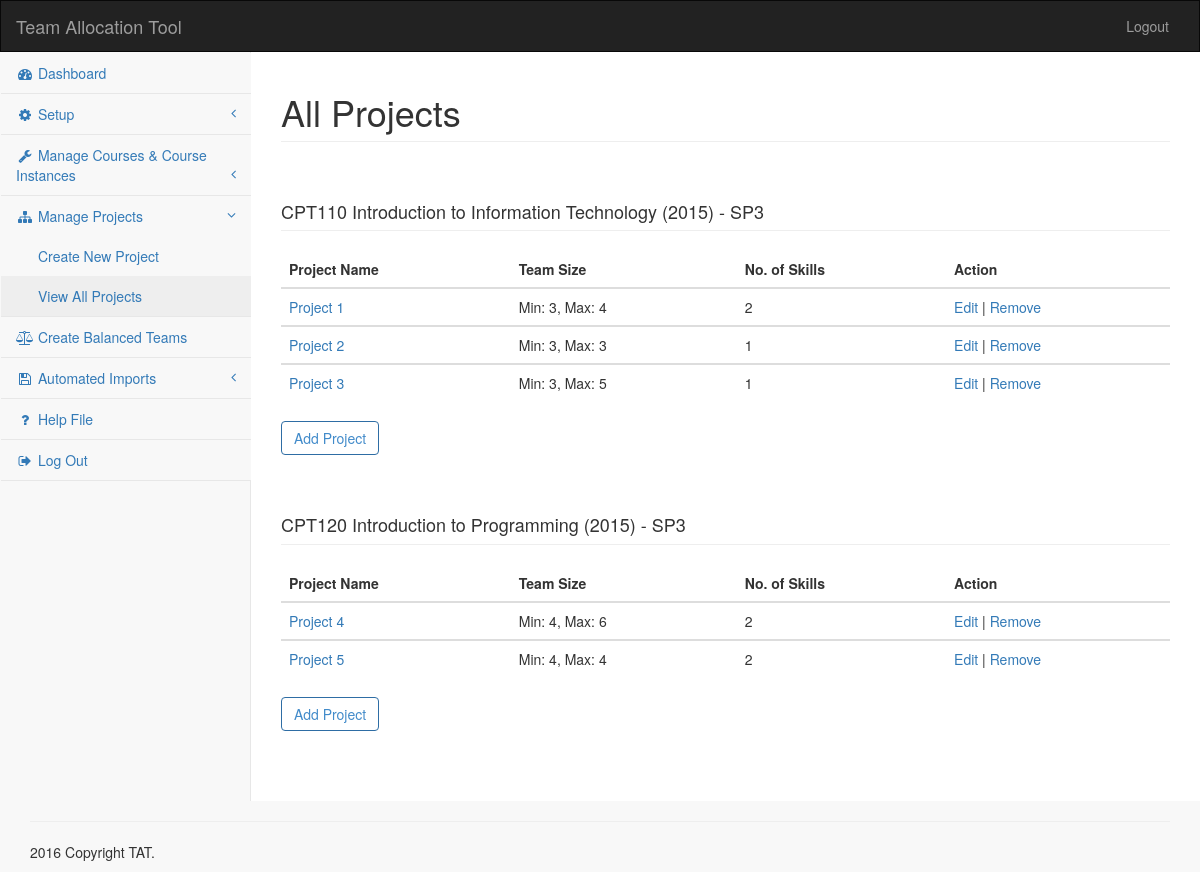
The page /view-all-projects.php (signed in) on the database its author committed.
### tables this page shows
CREATE TABLE IF NOT EXISTS `tat_course_project` (
  `Course_Instance_Id` int(11) NOT NULL,
  `Project_Id` int(11) NOT NULL
);

CREATE TABLE IF NOT EXISTS `tat_course` (
  `Id` int(11) NOT NULL,
  `Code` tinytext NOT NULL,
  `Title` tinytext NOT NULL,
  `Short_Description` text NOT NULL,
  `Long_Description` longtext NOT NULL
);

CREATE TABLE IF NOT EXISTS `tat_course_instance` (
  `Id` int(11) NOT NULL,
  `Course_Id` int(11) NOT NULL,
  `Year` year(4) NOT NULL,
  `Study_Period` text NOT NULL,
  `Status` tinytext NOT NULL,
  `Facilitator` int(11) NOT NULL,
  `Projects_Created` tinytext NOT NULL,
  `Location` tinytext NOT NULL
);

CREATE TABLE IF NOT EXISTS `tat_project` (
  `Id` int(11) NOT NULL,
  `Title` tinytext NOT NULL,
  `Type` tinytext NOT NULL,
  `Short_Description` tinytext NOT NULL,
  `Long_Description` longtext NOT NULL,
  `Manager_Id` int(11) NOT NULL,
  `Status` tinytext NOT NULL,
  `Size_Min` int(11) NOT NULL,
  `Size_Max` int(11) NOT NULL
);

### view-all-projects.php (called while the page is built, shortened)
<?php
require_once( 'controller/user-db-config.php' );
require_once( 'model/header.php' );
require_once( 'model/menu-back-end.php' );
require_once( 'model/admin-view-all-projects-container.php' );
require_once( 'model/footer.php' );

### controller/user-db-config.php (called while the page is built, shortened)
<?php
$DB_host = 'localhost';
$DB_user = 'tat';
$DB_pass = 't7=8%evH5D1E';
$DB_name = 'tat';
try {
	$DB_con = new PDO( "mysql:host={$DB_host};dbname={$DB_name}", $DB_user, $DB_pass);
	$DB_con->setAttribute( PDO::ATTR_ERRMODE, PDO::ERRMODE_EXCEPTION );
}
catch( PDOException $e ) {
  echo $e->getMessage();
}
include_once( 'class-user-db-config.php' );
$user = new USER_DB_CONFIG( $DB_con );

### controller/class-user-db-config.php (called while the page is built, shortened)
<?php
class USER_DB_CONFIG
{
  private $db;
  function __construct( $DB_con ) {
    $this->db = $DB_con;
  }
    public function tat_display_all_courses(){
        $stmt = $this->db->prepare("SELECT   *
                                    FROM tat_course_project
                                    LEFT JOIN tat_course_instance ON tat_course_project.Course_Instance_Id = tat_course_instance.Id
                                    LEFT JOIN tat_course ON tat_course_instance.Course_Id = tat_course.Id
                                    group by tat_course_project.Course_Instance_Id");
        $stmt->execute();
        $results  = $stmt->fetchAll();
        return $results;
    }
    public function tat_display_all_projects(){
        $stmt = $this->db->prepare("SELECT *
                                    #FROM tat_project, tat_course_project, tat_course_instance
                                    #WHERE Project_Id = tat_project.Id AND Course_Instance_Id = tat_course_instance.Id
                                    FROM tat_course_project
                                    LEFT JOIN tat_project ON tat_course_project.Project_Id = tat_project.Id
                                    LEFT JOIN tat_course_instance ON tat_course_instance.Id = tat_course_project.Course_Instance_Id");
        $stmt->execute();
        $results = $stmt->fetchAll();
        return $results;
    }
    public function tat_count_skills($var){
        $stmt = $this->db->prepare("SELECT COUNT(DISTINCT Skill_Id)
                                    FROM tat_project_requirements, tat_course_project
                                    WHERE tat_project_requirements.Project_Id =  $var
                                    AND tat_course_project.Project_Id = tat_project_requirements.Project_Id");
        $stmt->execute();
        $result = $stmt->fetch();
        foreach($result as $r){
            return $r;
        }
        return;
    }
}

### model/admin-view-all-projects-container.php (the view, shortened to what this page needs)
<div id="page-wrapper">
	<div class="row">
		<div class="col-sm-12">
			<h1 class="page-header">All Projects</h1>
		</div>
	</div>
	<div class="row">
		<div class="col-lg-12">
            <?php foreach($user->tat_display_all_courses() as $courses) { ?>
			<h4 class="page-header"><?php echo $courses['Code'] . " " . $courses['Title'] . " (" . $courses['Year'] . ") " . " - " . $courses['Study_Period']; ?></h4>
                <div class="table-responsive">
				<table class="table">
					<thead>
						<tr>
							<th>Project Name</th>
							<th>Team Size</th>
							<th>No. of Skills</th>
							<th>Action</th>
						</tr>
					</thead>
                    <?php foreach($user->tat_display_all_projects() as $projects) {
                        if($projects['Course_Instance_Id'] == $courses['Course_Instance_Id']) {
                        ?>
					<tbody>
						<tr>
							<td><a href="edit-project.php?pid=<?php echo $projects['Project_Id']; ?>"><?php echo $projects['Title']; ?></a></td>
							<td><?php echo "Min: ".$projects['Size_Min'] . ", Max: " . $projects['Size_Max']; ?></td>
							<td><?php echo $user->tat_count_skills($projects['Project_Id']); ?></td>
							<td><a href="edit-project.php?pid=<?php echo $projects['Project_Id']; ?>">Edit</a> | <a href="delete.php?pid=<?php echo $projects['Project_Id']; ?>">Remove</a></td>
						</tr>
					</tbody>
                    <?php } } ?>
				</table>
			</div>
			<form action="create-project.php">
				<button type="submit" class="btn btn-outline btn-primary">Add Project</button>
			</form>
<br/>
            <?php  }  ?>
		</div>
	</div>
</div>

### model/header.php (shortened to what this page needs)
<!DOCTYPE html>
<html lang="en">
  <head>
    <link rel="stylesheet" href="https://maxcdn.bootstrapcdn.com/bootstrap/3.3.5/css/bootstrap.min.css">
    <link rel="stylesheet" href="https://maxcdn.bootstrapcdn.com/font-awesome/4.4.0/css/font-awesome.min.css">
    <link href="view/style.css" rel="stylesheet">
  </head>
  <body>

### model/menu-back-end.php (shortened to what this page needs)
<nav class="navbar navbar-inverse">
  <div class="container-fluid">
    <div class="navbar-header">
      <a class="navbar-brand" href="/dashboard.php">Team Allocation Tool</a>
    </div>
    <div id="navbar" class="navbar-collapse collapse">
      <ul class="nav navbar-nav navbar-right">
        <li><a href="logout.php">Logout</a></li>
      </ul>
    </div>
    <div class="navbar-default sidebar" role="navigation">
      <div class="sidebar-nav navbar-collapse">
        <ul class="nav" id="side-menu"><?php
          if ( $_SESSION['users_type'] == "admin" || $_SESSION['users_type'] == "lecturer") :
            require_once( 'partials/menu-admin-sidebar.php' );
          else :
            require_once( 'partials/menu-student-sidebar.php' );
          endif; ?>
        </ul>
      </div>
    </div>
  </div>
</nav>

### model/partials/menu-admin-sidebar.php (shortened to what this page needs)
<li>
	<a href="dashboard.php"><i class="fa fa-tachometer fa-fw"></i> Dashboard</a>
</li>
<li>
  <a href="#"><i class="fa fa-cog fa-fw"></i> Setup<span class="fa arrow"></span></a>
</li>
<li>
  <a href="#"><i class="fa fa-wrench fa-fw"></i> Manage Courses & Course Instances<span class="fa arrow"></span></a>
</li>
<li>
  <a href="#"><i class="fa fa-sitemap fa-fw"></i> Manage Projects<span class="fa arrow"></span></a>
  <ul class="nav nav-second-level">
    <li>
      <a href="create-project.php">Create New Project</a>
    </li>
    <li>
      <a href="view-all-projects.php">View All Projects</a>
    </li>
  </ul>
</li>
<li>
  <a href="create-balanced-teams-gui.php"><i class="fa fa-balance-scale fa-fw"></i> Create Balanced Teams</a>
</li>
<li>
  <a href="#"><i class="fa fa-floppy-o fa-fw"></i> Automated Imports<span class="fa arrow"></span></a>
</li>
<li>
	<a href="#"><i class="fa fa-question fa-fw"></i> Help File</a>
</li>
<li>
	<a href="logout.php#"><i class="fa fa-sign-out fa-fw"></i> Log Out</a>
</li>

### model/footer.php (shortened to what this page needs)
		<footer class="footer">
			<div class="container">
				<hr>
	  		<p><?php echo date( 'Y' ); ?> Copyright TAT.</p>
	  	</div>
		</footer>
  </body>
</html>

### view/style.css (style rules this page uses)
.arrow { float: right; line-height: 1.42857; }
.fa.arrow:before { content: "\f104"; }
.active > a > .fa.arrow:before { content: "\f107"; }
body { background-color: #f8f8f8; }
#page-wrapper { padding: 0 15px; min-height: 568px; background-color: #fff; }
@media (min-width:768px) { #page-wrapper { position: inherit; margin: 0 0 0 250px; padding: 0 30px; border-left: 1px solid #e7e7e7; } }
.sidebar .sidebar-nav.navbar-collapse { padding-right: 0; padding-left: 0; }
.sidebar ul li { border-bottom: 1px solid #e7e7e7; }
.sidebar ul li a.active { background-color: #eee; }
.sidebar .arrow { float: right; }
.sidebar .fa.arrow:before { content: "\f104"; }
.sidebar .active>a>.fa.arrow:before { content: "\f107"; }
.sidebar .nav-second-level li, .sidebar .nav-third-level li { border-bottom: 0!important; }
.sidebar .nav-second-level li a { padding-left: 37px; }
@media (min-width:768px) { .sidebar { z-index: 1; position: absolute; width: 250px; margin-top: 2px; margin-left: -15px; } }
.btn-outline { color: inherit; background-color: transparent; transition: all .5s; }
.btn-primary.btn-outline { color: #428bca; }
.navbar { border-radius: 0; margin-bottom: 0; }
#page-wrapper { min-height: 100vh; }

### rows shown on the page
tat_course_project: tat_course.Code "CPT110", tat_course.Title "Introduction to Information Technology", Course_Instance_Id.Year "2015", Course_Instance_Id.Study_Period "SP3", Project_Id.Title "Project 1", Project_Id.Size_Min "3", Project_Id.Size_Max "4", tat_count_skills "2"
tat_course_project: Project_Id.Title "Project 2", Project_Id.Size_Min "3", Project_Id.Size_Max "3", tat_count_skills "1"
tat_course_project: Project_Id.Title "Project 3", Project_Id.Size_Min "3", Project_Id.Size_Max "5", tat_count_skills "1"
tat_course_project: tat_course.Code "CPT120", tat_course.Title "Introduction to Programming", Course_Instance_Id.Year "2015", Course_Instance_Id.Study_Period "SP3", Project_Id.Title "Project 4", Project_Id.Size_Min "4", Project_Id.Size_Max "6", tat_count_skills "2"
tat_course_project: Project_Id.Title "Project 5", Project_Id.Size_Min "4", Project_Id.Size_Max "4", tat_count_skills "2"
